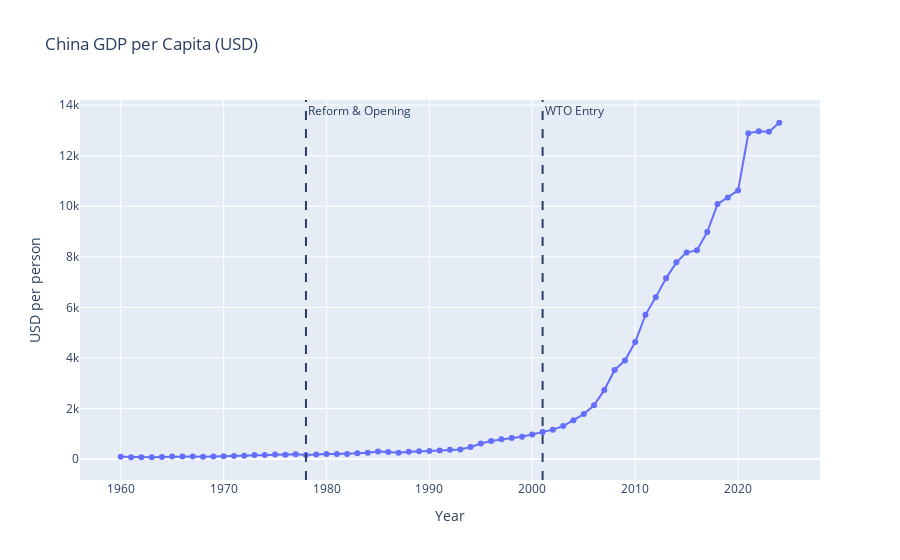

This figure's notebook cell:
### Markdown cell above
High fertility in the pre 1970s, then collapse begins as urbanization and education effects take place plus the one-child policy. Fertility drops below replacement level around 1990. Policy relaxation did not actually reverse the decline, likely due to the structural changes common to countries rapidly developing.

What caused the massive jump in fertility in the early 1960s? Let's find out.

### Code cell
fig = px.line(china_df, x = "date", y = "gdp_percap",
              markers = True, title = "China GDP per Capita (USD)")
fig.update_layout(template = "plotly", xaxis_title = "Year",
                  yaxis_title = "USD per person")

fig.add_vline(x=1978, line_dash="dash", annotation_text="Reform & Opening")
fig.add_vline(x=2001, line_dash="dash", annotation_text="WTO Entry")

fig.show()

### Figure 1 — Plotly figure (JSON) as saved in the notebook; plotly's stock layout.template omitted (floating-point values rounded to 4 significant figures)
{"data": [{"hovertemplate": "date=%{x}<br>gdp_percap=%{y}<extra></extra>", "legendgroup": "", "line": {"color": "#636efa", "dash": "solid"}, "marker": {"symbol": "circle"}, "mode": "lines+markers", "name": "", "orientation": "v", "showlegend": false, "type": "scatter", "x": [1960, 1961, 1962, 1963, 1964, 1965, 1966, 1967, 1968, 1969, 1970, 1971, 1972, 1973, 1974, 1975, 1976, 1977, 1978, 1979, 1980, 1981, 1982, 1983, 1984, 1985, 1986, 1987, 1988, 1989, 1990, 1991, 1992, 1993, 1994, 1995, 1996, 1997, 1998, 1999, 2000, 2001, 2002, 2003, 2004, 2005, 2006, 2007, 2008, 2009, 2010, 2011, 2012, 2013, 2014, 2015, 2016, 2017, 2018, 2019, 2020, 2021, 2022, 2023, 2024], "xaxis": "x", "y": [89.72, 75.97, 71.06, 74.47, 85.66, 98.67, 104.5, 96.76, 91.65, 100.3, 113.3, 118.8, 132.1, 157.3, 160.4, 178.6, 165.7, 185.7, 156.7, 184.3, 195.1, 197.4, 203.7, 225.9, 251.2, 295.0, 282.4, 252.3, 284.0, 311.4, 318.5, 334.1, 367.8, 378.9, 475.7, 612.7, 713.3, 786.7, 835.1, 881.1, 969.2, 1065.0, 1164.0, 1307.0, 1531.0, 1778.0, 2129.0, 2735.0, 3523.0, 3898.0, 4629.0, 5704.0, 6405.0, 7147.0, 7781.0, 8175.0, 8255.0, 8980.0, 10090.0, 10340.0, 10630.0, 12890.0, 12970.0, 12950.0, 13300.0], "yaxis": "y"}], "layout": {"annotations": [{"showarrow": false, "text": "Reform & Opening", "x": 1978, "xanchor": "left", "xref": "x", "y": 1, "yanchor": "top", "yref": "y domain"}, {"showarrow": false, "text": "WTO Entry", "x": 2001, "xanchor": "left", "xref": "x", "y": 1, "yanchor": "top", "yref": "y domain"}], "legend": {"tracegroupgap": 0}, "shapes": [{"line": {"dash": "dash"}, "type": "line", "x0": 1978, "x1": 1978, "xref": "x", "y0": 0, "y1": 1, "yref": "y domain"}, {"line": {"dash": "dash"}, "type": "line", "x0": 2001, "x1": 2001, "xref": "x", "y0": 0, "y1": 1, "yref": "y domain"}], "title": {"text": "China GDP per Capita (USD)"}, "xaxis": {"anchor": "y", "domain": [0, 1], "title": {"text": "Year"}}, "yaxis": {"anchor": "x", "domain": [0, 1], "title": {"text": "USD per person"}}}}
